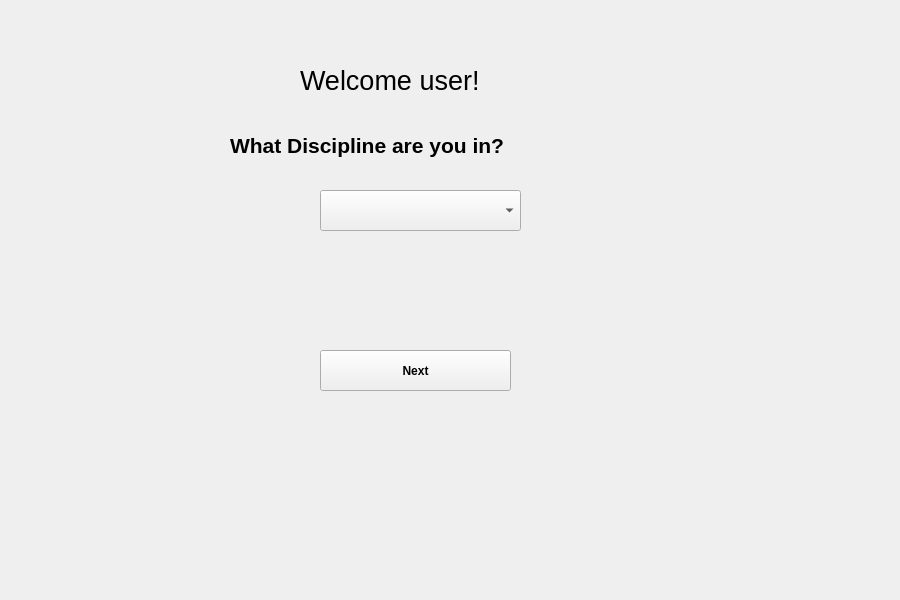
<?xml version="1.0" encoding="UTF-8"?>
<ui version="4.0">
 <class>Screen2</class>
 <widget class="QWidget" name="Screen2">
  <property name="geometry">
   <rect>
    <x>0</x>
    <y>0</y>
    <width>900</width>
    <height>600</height>
   </rect>
  </property>
  <property name="windowTitle">
   <string>Form</string>
  </property>
  <widget class="QLabel" name="label">
   <property name="geometry">
    <rect>
     <x>300</x>
     <y>50</y>
     <width>261</width>
     <height>61</height>
    </rect>
   </property>
   <property name="font">
    <font>
     <pointsize>20</pointsize>
    </font>
   </property>
   <property name="text">
    <string>Welcome user!</string>
   </property>
  </widget>
  <widget class="QLabel" name="label_3">
   <property name="geometry">
    <rect>
     <x>230</x>
     <y>110</y>
     <width>411</width>
     <height>71</height>
    </rect>
   </property>
   <property name="font">
    <font>
     <pointsize>16</pointsize>
     <weight>75</weight>
     <bold>true</bold>
    </font>
   </property>
   <property name="text">
    <string>What Discipline are you in?</string>
   </property>
  </widget>
  <widget class="QPushButton" name="nextBtn">
   <property name="geometry">
    <rect>
     <x>320</x>
     <y>350</y>
     <width>191</width>
     <height>41</height>
    </rect>
   </property>
   <property name="font">
    <font>
     <weight>75</weight>
     <bold>true</bold>
    </font>
   </property>
   <property name="text">
    <string>Next</string>
   </property>
  </widget>
  <widget class="QComboBox" name="comboBox">
   <property name="geometry">
    <rect>
     <x>320</x>
     <y>190</y>
     <width>201</width>
     <height>41</height>
    </rect>
   </property>
  </widget>
 </widget>
 <resources/>
 <connections/>
</ui>
